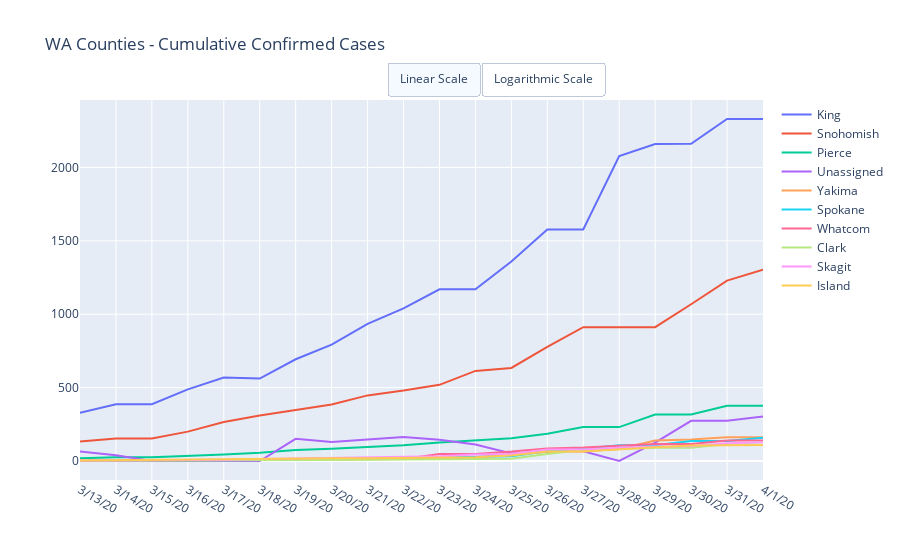

This figure's notebook cell:
### Markdown cell above
# Washington State County by County Data

### Code cell
# NYTimes Data Set
# dfWAByCounty = dfUSCounties[dfUSCounties.state == 'Washington'].groupby(['county', 'date']).agg({'cases':sum, 'deaths':sum}).unstack().fillna(0)
# dfWAByCountyConfirmed = dfWAByCounty['cases']

# dfWAByCounty = dfByDay[dfByDay.Province_State == 'Washington'].groupby(['Last_Update', 'Admin2']).agg({'Confirmed':sum, 'Deaths':sum}).unstack(level=0)
# dfWAByCountyConfirmed = dfWAByCounty.Confirmed
# dfWAByCountyConfirmed.columns = dfWAByCountyConfirmed.columns.map(lambda x: pd.to_datetime(x).strftime('%#m/%d/%y'))

dfWAByCountyConfirmed = dfConfirmedUSCounties[dfConfirmedUSCounties.Province_State == 'Washington']
dfWAByCountyConfirmed = dfWAByCountyConfirmed.set_index('Admin2')

dfWAByCountyConfirmed = dfWAByCountyConfirmed.sort_values(dfWAByCountyConfirmed.columns[-1], ascending = False)
dfWAByCountyConfirmedTop = dfWAByCountyConfirmed.head(10)
dfWAByCountyConfirmedTop = dfWAByCountyConfirmedTop[dfWAByCountyConfirmedTop.columns[-DEFAULT_DAYS:]]


data = [{
    'x': row[1].index,
    'y': row[1].values,
    'name': row[0]
}  for row in dfWAByCountyConfirmedTop.iterrows()]



layout = dict(title = 'WA Counties - Cumulative Confirmed Cases', updatemenus=LogLinearScale)
py.iplot(dict(data=data, layout=layout))

### Figure 1 — Plotly figure (JSON) as saved in the notebook; plotly's stock layout.template omitted (floating-point values rounded to 4 significant figures)
{"data": [{"name": "King", "type": "scatter", "x": ["3/13/20", "3/14/20", "3/15/20", "3/16/20", "3/17/20", "3/18/20", "3/19/20", "3/20/20", "3/21/20", "3/22/20", "3/23/20", "3/24/20", "3/25/20", "3/26/20", "3/27/20", "3/28/20", "3/29/20", "3/30/20", "3/31/20", "4/1/20"], "y": [328, 387, 387, 488, 569, 562, 693, 793, 934, 1040, 1170, 1170, 1359, 1577, 1577, 2077, 2159, 2161, 2330, 2330]}, {"name": "Snohomish", "type": "scatter", "x": ["3/13/20", "3/14/20", "3/15/20", "3/16/20", "3/17/20", "3/18/20", "3/19/20", "3/20/20", "3/21/20", "3/22/20", "3/23/20", "3/24/20", "3/25/20", "3/26/20", "3/27/20", "3/28/20", "3/29/20", "3/30/20", "3/31/20", "4/1/20"], "y": [133, 154, 154, 200, 266, 310, 348, 385, 447, 480, 519, 614, 634, 778, 912, 913, 912, 1068, 1229, 1304]}, {"name": "Pierce", "type": "scatter", "x": ["3/13/20", "3/14/20", "3/15/20", "3/16/20", "3/17/20", "3/18/20", "3/19/20", "3/20/20", "3/21/20", "3/22/20", "3/23/20", "3/24/20", "3/25/20", "3/26/20", "3/27/20", "3/28/20", "3/29/20", "3/30/20", "3/31/20", "4/1/20"], "y": [19, 26, 26, 38, 45, 56, 75, 83, 95, 107, 126, 138, 155, 186, 231, 231, 317, 317, 377, 377]}, {"name": "Unassigned", "type": "scatter", "x": ["3/13/20", "3/14/20", "3/15/20", "3/16/20", "3/17/20", "3/18/20", "3/19/20", "3/20/20", "3/21/20", "3/22/20", "3/23/20", "3/24/20", "3/25/20", "3/26/20", "3/27/20", "3/28/20", "3/29/20", "3/30/20", "3/31/20", "4/1/20"], "y": [65, 39, 0, 0, 0, 0, 151, 130, 146, 164, 145, 112, 51, 69, 67, 0, 125, 274, 274, 303]}, {"name": "Yakima", "type": "scatter", "x": ["3/13/20", "3/14/20", "3/15/20", "3/16/20", "3/17/20", "3/18/20", "3/19/20", "3/20/20", "3/21/20", "3/22/20", "3/23/20", "3/24/20", "3/25/20", "3/26/20", "3/27/20", "3/28/20", "3/29/20", "3/30/20", "3/31/20", "4/1/20"], "y": [2, 4, 4, 4, 5, 7, 7, 10, 13, 16, 16, 25, 47, 61, 66, 82, 140, 147, 161, 161]}, {"name": "Spokane", "type": "scatter", "x": ["3/13/20", "3/14/20", "3/15/20", "3/16/20", "3/17/20", "3/18/20", "3/19/20", "3/20/20", "3/21/20", "3/22/20", "3/23/20", "3/24/20", "3/25/20", "3/26/20", "3/27/20", "3/28/20", "3/29/20", "3/30/20", "3/31/20", "4/1/20"], "y": [0, 3, 3, 3, 4, 5, 9, 11, 16, 20, 20, 29, 33, 67, 83, 108, 108, 136, 136, 158]}, {"name": "Whatcom", "type": "scatter", "x": ["3/13/20", "3/14/20", "3/15/20", "3/16/20", "3/17/20", "3/18/20", "3/19/20", "3/20/20", "3/21/20", "3/22/20", "3/23/20", "3/24/20", "3/25/20", "3/26/20", "3/27/20", "3/28/20", "3/29/20", "3/30/20", "3/31/20", "4/1/20"], "y": [1, 2, 2, 3, 6, 7, 7, 10, 14, 14, 48, 48, 64, 86, 92, 102, 116, 116, 139, 139]}, {"name": "Clark", "type": "scatter", "x": ["3/13/20", "3/14/20", "3/15/20", "3/16/20", "3/17/20", "3/18/20", "3/19/20", "3/20/20", "3/21/20", "3/22/20", "3/23/20", "3/24/20", "3/25/20", "3/26/20", "3/27/20", "3/28/20", "3/29/20", "3/30/20", "3/31/20", "4/1/20"], "y": [3, 3, 3, 4, 4, 4, 4, 6, 9, 10, 13, 13, 16, 48, 76, 82, 90, 90, 116, 130]}, {"name": "Skagit", "type": "scatter", "x": ["3/13/20", "3/14/20", "3/15/20", "3/16/20", "3/17/20", "3/18/20", "3/19/20", "3/20/20", "3/21/20", "3/22/20", "3/23/20", "3/24/20", "3/25/20", "3/26/20", "3/27/20", "3/28/20", "3/29/20", "3/30/20", "3/31/20", "4/1/20"], "y": [3, 4, 4, 7, 9, 14, 18, 25, 28, 33, 33, 45, 48, 78, 78, 91, 99, 101, 121, 128]}, {"name": "Island", "type": "scatter", "x": ["3/13/20", "3/14/20", "3/15/20", "3/16/20", "3/17/20", "3/18/20", "3/19/20", "3/20/20", "3/21/20", "3/22/20", "3/23/20", "3/24/20", "3/25/20", "3/26/20", "3/27/20", "3/28/20", "3/29/20", "3/30/20", "3/31/20", "4/1/20"], "y": [3, 6, 6, 7, 14, 16, 17, 19, 19, 21, 25, 25, 38, 64, 64, 80, 93, 105, 106, 109]}], "layout": {"title": {"text": "WA Counties - Cumulative Confirmed Cases"}, "updatemenus": [{"active": 0, "buttons": [{"args": [{"visible": [true, true]}, {"yaxis": {"type": "linear"}}], "label": "Linear Scale", "method": "update"}, {"args": [{"visible": [true, true]}, {"yaxis": {"type": "log"}}], "label": "Logarithmic Scale", "method": "update"}], "direction": "right", "type": "buttons", "x": 0.45, "xanchor": "left", "y": 1.1, "yanchor": "top"}]}}
